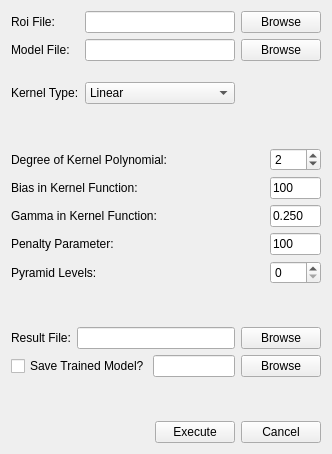
<?xml version="1.0" encoding="UTF-8"?>
<ui version="4.0">
 <class>svmParaDialog</class>
 <widget class="QWidget" name="svmParaDialog">
  <property name="enabled">
   <bool>true</bool>
  </property>
  <property name="geometry">
   <rect>
    <x>0</x>
    <y>0</y>
    <width>332</width>
    <height>454</height>
   </rect>
  </property>
  <property name="sizePolicy">
   <sizepolicy hsizetype="Fixed" vsizetype="Fixed">
    <horstretch>0</horstretch>
    <verstretch>0</verstretch>
   </sizepolicy>
  </property>
  <property name="minimumSize">
   <size>
    <width>332</width>
    <height>454</height>
   </size>
  </property>
  <property name="maximumSize">
   <size>
    <width>332</width>
    <height>454</height>
   </size>
  </property>
  <property name="windowTitle">
   <string>Support Vector Machine</string>
  </property>
  <layout class="QGridLayout" name="gridLayout_3">
   <item row="1" column="0" colspan="3">
    <spacer name="verticalSpacer_2">
     <property name="orientation">
      <enum>Qt::Vertical</enum>
     </property>
     <property name="sizeHint" stdset="0">
      <size>
       <width>20</width>
       <height>40</height>
      </size>
     </property>
    </spacer>
   </item>
   <item row="0" column="0" colspan="3">
    <layout class="QGridLayout" name="gridLayout">
     <item row="3" column="0">
      <widget class="QLabel" name="label_3">
       <property name="text">
        <string>Kernel Type:</string>
       </property>
      </widget>
     </item>
     <item row="0" column="0">
      <widget class="QLabel" name="label">
       <property name="text">
        <string>Roi File:</string>
       </property>
      </widget>
     </item>
     <item row="0" column="1">
      <widget class="QLineEdit" name="roiFilePath"/>
     </item>
     <item row="3" column="1">
      <widget class="QComboBox" name="kernelTypeComboBox">
       <item>
        <property name="text">
         <string>Linear</string>
        </property>
       </item>
       <item>
        <property name="text">
         <string>Radial Based Function</string>
        </property>
       </item>
       <item>
        <property name="text">
         <string>Sigmoid</string>
        </property>
       </item>
       <item>
        <property name="text">
         <string>Polynomial</string>
        </property>
       </item>
      </widget>
     </item>
     <item row="1" column="1">
      <widget class="QLineEdit" name="modelFilePath"/>
     </item>
     <item row="2" column="1">
      <spacer name="verticalSpacer">
       <property name="orientation">
        <enum>Qt::Vertical</enum>
       </property>
       <property name="sizeHint" stdset="0">
        <size>
         <width>20</width>
         <height>18</height>
        </size>
       </property>
      </spacer>
     </item>
     <item row="1" column="2">
      <widget class="QPushButton" name="modelFileBrowseBtn">
       <property name="text">
        <string>Browse</string>
       </property>
      </widget>
     </item>
     <item row="0" column="2">
      <widget class="QPushButton" name="roiFileBrowseBtn">
       <property name="text">
        <string>Browse</string>
       </property>
      </widget>
     </item>
     <item row="1" column="0">
      <widget class="QLabel" name="label_2">
       <property name="text">
        <string>Model File:</string>
       </property>
      </widget>
     </item>
    </layout>
   </item>
   <item row="5" column="0">
    <widget class="QCheckBox" name="saveModelCheckBox">
     <property name="text">
      <string>Save Trained Model?</string>
     </property>
    </widget>
   </item>
   <item row="6" column="0" colspan="3">
    <spacer name="verticalSpacer_4">
     <property name="orientation">
      <enum>Qt::Vertical</enum>
     </property>
     <property name="sizeHint" stdset="0">
      <size>
       <width>20</width>
       <height>40</height>
      </size>
     </property>
    </spacer>
   </item>
   <item row="4" column="0" colspan="3">
    <layout class="QHBoxLayout" name="horizontalLayout">
     <item>
      <widget class="QLabel" name="label_9">
       <property name="text">
        <string>Result File:</string>
       </property>
      </widget>
     </item>
     <item>
      <widget class="QLineEdit" name="resultFilePath"/>
     </item>
     <item>
      <widget class="QPushButton" name="resultFileBrowseBtn">
       <property name="text">
        <string>Browse</string>
       </property>
      </widget>
     </item>
    </layout>
   </item>
   <item row="3" column="0" colspan="3">
    <spacer name="verticalSpacer_3">
     <property name="orientation">
      <enum>Qt::Vertical</enum>
     </property>
     <property name="sizeHint" stdset="0">
      <size>
       <width>20</width>
       <height>40</height>
      </size>
     </property>
    </spacer>
   </item>
   <item row="5" column="1">
    <widget class="QLineEdit" name="saveModelLineEdit"/>
   </item>
   <item row="5" column="2">
    <widget class="QPushButton" name="saveModelBtn">
     <property name="text">
      <string>Browse</string>
     </property>
    </widget>
   </item>
   <item row="2" column="0" colspan="3">
    <layout class="QGridLayout" name="gridLayout_2">
     <item row="0" column="0">
      <widget class="QLabel" name="label_4">
       <property name="text">
        <string>Degree of Kernel Polynomial:</string>
       </property>
      </widget>
     </item>
     <item row="0" column="1">
      <widget class="QSpinBox" name="degreeSpinBox">
       <property name="maximumSize">
        <size>
         <width>51</width>
         <height>16777215</height>
        </size>
       </property>
       <property name="value">
        <number>2</number>
       </property>
      </widget>
     </item>
     <item row="2" column="0">
      <widget class="QLabel" name="label_6">
       <property name="text">
        <string>Gamma in Kernel Function:</string>
       </property>
      </widget>
     </item>
     <item row="1" column="1">
      <widget class="QLineEdit" name="biasLineEdit">
       <property name="maximumSize">
        <size>
         <width>51</width>
         <height>16777215</height>
        </size>
       </property>
       <property name="text">
        <string>100</string>
       </property>
      </widget>
     </item>
     <item row="1" column="0">
      <widget class="QLabel" name="label_5">
       <property name="text">
        <string>Bias in Kernel Function:</string>
       </property>
      </widget>
     </item>
     <item row="3" column="1">
      <widget class="QLineEdit" name="PenaltyLineEdit">
       <property name="maximumSize">
        <size>
         <width>51</width>
         <height>16777215</height>
        </size>
       </property>
       <property name="text">
        <string>100</string>
       </property>
      </widget>
     </item>
     <item row="2" column="1">
      <widget class="QLineEdit" name="GammaLineEdit">
       <property name="maximumSize">
        <size>
         <width>51</width>
         <height>16777215</height>
        </size>
       </property>
       <property name="text">
        <string>0.250</string>
       </property>
      </widget>
     </item>
     <item row="3" column="0">
      <widget class="QLabel" name="label_7">
       <property name="text">
        <string>Penalty Parameter:</string>
       </property>
      </widget>
     </item>
     <item row="4" column="1">
      <widget class="QSpinBox" name="pyramidLevelsSpinBox">
       <property name="maximumSize">
        <size>
         <width>51</width>
         <height>16777215</height>
        </size>
       </property>
      </widget>
     </item>
     <item row="4" column="0">
      <widget class="QLabel" name="label_8">
       <property name="text">
        <string>Pyramid Levels:</string>
       </property>
      </widget>
     </item>
    </layout>
   </item>
   <item row="7" column="0" colspan="3">
    <layout class="QHBoxLayout" name="horizontalLayout_2">
     <item>
      <spacer name="horizontalSpacer">
       <property name="orientation">
        <enum>Qt::Horizontal</enum>
       </property>
       <property name="sizeHint" stdset="0">
        <size>
         <width>40</width>
         <height>20</height>
        </size>
       </property>
      </spacer>
     </item>
     <item>
      <widget class="QPushButton" name="ExecuteBtn">
       <property name="text">
        <string>Execute</string>
       </property>
      </widget>
     </item>
     <item>
      <widget class="QPushButton" name="CancelBtn">
       <property name="text">
        <string>Cancel</string>
       </property>
      </widget>
     </item>
    </layout>
   </item>
  </layout>
 </widget>
 <resources/>
 <connections/>
</ui>
